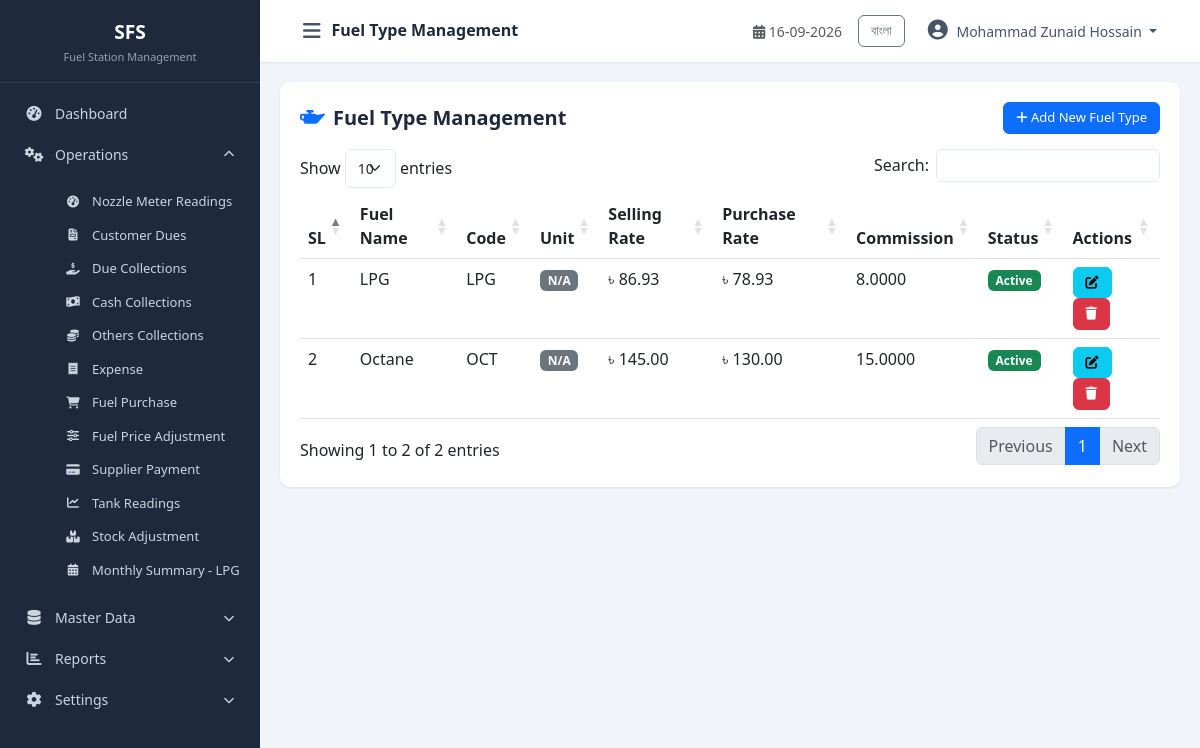
/modules/master_data/fuel_type.php (signed in), run on the app's committed database.
### tables this page shows
CREATE TABLE `cfg_companyprofile` (
  `CompanyID` int(11) NOT NULL,
  `CompanyCode` varchar(20) NOT NULL,
  `CompanyName` varchar(200) NOT NULL,
  `CompanyNameBN` varchar(200) DEFAULT NULL,
  `ShortName` varchar(50) DEFAULT NULL,
  `ProprietorName` varchar(150) DEFAULT NULL,
  `ContactPerson` varchar(150) DEFAULT NULL,
  `MobileNo` varchar(20) DEFAULT NULL,
  `PhoneNo` varchar(20) DEFAULT NULL,
  `Email` varchar(100) DEFAULT NULL,
  `Website` varchar(150) DEFAULT NULL,
  `BusinessType` varchar(100) DEFAULT NULL,
  `Address` varchar(500) DEFAULT NULL,
  `City` varchar(100) DEFAULT NULL,
  `District` varchar(100) DEFAULT NULL,
  `PostalCode` varchar(20) DEFAULT NULL,
  `Country` varchar(100) DEFAULT NULL,
  `Logo` varchar(255) DEFAULT NULL,
  `Favicon` varchar(255) DEFAULT NULL,
  `CurrencyCode` varchar(10) DEFAULT 'BDT',
  `CurrencySymbol` varchar(10) DEFAULT '৳',
  `TimeZone` varchar(100) DEFAULT 'Asia/Dhaka',
  `DateFormat` varchar(20) DEFAULT 'dd-MM-yyyy',
  `TimeFormat` varchar(20) DEFAULT '24 Hour',
  `FinancialYearStart` date DEFAULT NULL,
  `FinancialYearEnd` date DEFAULT NULL,
  `DefaultShiftID` int(11) DEFAULT NULL,
  `DefaultLanguage` varchar(20) DEFAULT 'English',
  `AllowNegativeStock` bit(1) DEFAULT b'0',
  `AutoBackup` bit(1) DEFAULT b'1',
  `BackupPath` varchar(500) DEFAULT NULL,
  `CreatedBy` int(11) DEFAULT NULL,
  `CreatedAt` datetime DEFAULT current_timestamp(),
  `UpdatedBy` int(11) DEFAULT NULL,
  `UpdatedAt` datetime DEFAULT NULL,
  `IsActive` bit(1) DEFAULT b'1',
  `IsDeleted` bit(1) DEFAULT b'0'
);

CREATE TABLE `mst_fueltype` (
  `FuelTypeID` int(11) NOT NULL,
  `FuelName` varchar(100) NOT NULL,
  `FuelCode` varchar(20) DEFAULT NULL,
  `UnitOfMeasure` varchar(20) NOT NULL DEFAULT 'Litre',
  `SellingRate` decimal(14,2) NOT NULL DEFAULT 0.00,
  `PurchaseRate` decimal(14,2) NOT NULL DEFAULT 0.00,
  `CommissionRate` decimal(14,4) NOT NULL DEFAULT 0.0000,
  `TaxPercent` decimal(6,3) NOT NULL DEFAULT 0.000,
  `Density` decimal(6,4) DEFAULT NULL,
  `ColorCode` varchar(20) DEFAULT NULL,
  `Remarks` varchar(255) DEFAULT NULL,
  `CreatedBy` int(11) DEFAULT NULL,
  `CreatedAt` datetime NOT NULL DEFAULT current_timestamp(),
  `UpdatedBy` int(11) DEFAULT NULL,
  `UpdatedAt` datetime NOT NULL DEFAULT current_timestamp() ON UPDATE current_timestamp(),
  `IsActive` tinyint(1) NOT NULL DEFAULT 1,
  `IsDeleted` tinyint(1) NOT NULL DEFAULT 0
);

### includes/Query.php (called while the page is built, shortened)
<?php
class Query
{
    private $pdo;
    private static $instance = null;
    public function __construct($host = DB_HOST, $dbname = DB_NAME, $username = DB_USER, $password = DB_PASS, $charset = 'utf8mb4')
    {
        $port = defined('DB_PORT') ? DB_PORT : '3306';
        $dsn = "mysql:host={$host};port={$port};dbname={$dbname};charset={$charset}";
        $options = [
            PDO::ATTR_ERRMODE            => PDO::ERRMODE_EXCEPTION,
            PDO::ATTR_DEFAULT_FETCH_MODE => PDO::FETCH_OBJ,
            PDO::ATTR_EMULATE_PREPARES   => true,
            PDO::MYSQL_ATTR_INIT_COMMAND => "SET NAMES utf8mb4 COLLATE utf8mb4_unicode_ci",
        ];
        try {
            $this->pdo = new PDO($dsn, $username, $password, $options);
        } catch (PDOException $e) {
            die("Database Connection Failed: " . $e->getMessage() . "<br><small>Tip: Ensure MySQL service is running in XAMPP Control Panel and port/credentials in config/database.php match.</small>");
        }
    }
    public static function getInstance()
    {
        if (self::$instance === null) {
            self::$instance = new self();
        }
        return self::$instance;
    }
    public function index($sql, $params = [])
    {
        try {
            $this->stmt = $this->pdo->prepare($sql);
            $this->stmt->execute($params);
            return $this->stmt->fetchAll(PDO::FETCH_OBJ);
        } catch (PDOException $e) {
            die("Query Error: " . $e->getMessage() . "<br>SQL: " . $sql);
        }
    }
}

### config/database.php (called while the page is built, shortened)
<?php
require_once __DIR__ . '/../includes/Query.php';
$objQuery = Query::getInstance();

### includes/functions.php (called while the page is built, shortened)
<?php
function db()
{
    global $objQuery;
    return $objQuery;
}
function getCompanyInfo($key = null)
{
    $sql = "SELECT * FROM cfg_companyprofile WHERE CompanyID = 1 AND IsActive = 1 AND IsDeleted = 0";
    $data = db()->index($sql);
    if (!empty($data)) {
        $company = $data[0];
        return $company;
    }
    return null;
}
function getUserName()
{
    return $_SESSION['user_name'] ?? null;
}
function currentLang()
{
    return $_SESSION['lang'] ?? 'en';
}
function t($key)
{
    $lang = currentLang();
    return $translations[$lang][$key] ?? $key;
}

### modules/master_data/fuel_type.php (the view, shortened to what this page needs)
<?php
$pageTitle = 'Fuel Type Management';
require_once __DIR__ . '/../../includes/header.php';
require_once __DIR__ . '/../../includes/sidebar.php';
$sql = "SELECT ft.*, uom.UnitNameEN, uom.UnitNameBN
        FROM mst_fueltype ft
        LEFT JOIN mst_unitofmeasure uom ON ft.UnitOfMeasure = uom.Id
        WHERE ft.IsDeleted = 0
        ORDER BY ft.FuelTypeID ASC";
$data = $objQuery->index($sql);
?>
<div class="table-container">
    <div class="table-header">
        <h5><i class="fas fa-oil-can text-primary me-2"></i><?php echo t('Fuel Type Management'); ?></h5>
        <button class="btn btn-primary btn-sm" data-bs-toggle="modal" data-bs-target="#addModal">
            <i class="fas fa-plus"></i> Add New Fuel Type
        </button>
    </div>
    <table class="table table-hover datatable">
        <thead>
            <tr>
                <th>SL</th>
                <th>Fuel Name</th>
                <th>Code</th>
                <th>Unit</th>
                <th>Selling Rate</th>
                <th>Purchase Rate</th>
                <th>Commission</th>
                <th>Status</th>
                <th>Actions</th>
            </tr>
        </thead>
        <tbody>
            <?php $sl = 1; foreach ($data as $row): ?>
            <tr>
                <td><?php echo $sl++; ?></td>
                <td><?php echo htmlspecialchars($row->FuelName); ?></td>
                <td><?php echo htmlspecialchars($row->FuelCode ?? 'N/A'); ?></td>
                <td><span class="badge bg-secondary"><?php echo htmlspecialchars($row->UnitNameEN ?? 'N/A'); ?></span></td>
                <td><?php echo $currencySymbol . ' ' . number_format($row->SellingRate, 2); ?></td>
                <td><?php echo $currencySymbol . ' ' . number_format($row->PurchaseRate, 2); ?></td>
                <td><?php echo number_format($row->CommissionRate, 4); ?></td>
                <td>
                    <span class="badge bg-<?php echo $row->IsActive ? 'success' : 'danger'; ?>">
                        <?php echo $row->IsActive ? 'Active' : 'Inactive'; ?>
                    </span>
                </td>
                <td>
                    <button class="btn btn-sm btn-info edit-btn"
                        data-id="<?php echo $row->FuelTypeID; ?>"
                        data-name="<?php echo htmlspecialchars($row->FuelName); ?>"
                        data-code="<?php echo htmlspecialchars($row->FuelCode ?? ''); ?>"
                        data-unit="<?php echo htmlspecialchars($row->UnitOfMeasure ?? ''); ?>"
                        data-selling="<?php echo $row->SellingRate; ?>"
                        data-purchase="<?php echo $row->PurchaseRate; ?>"
                        data-commission="<?php echo $row->CommissionRate; ?>"
                        data-tax="<?php echo $row->TaxPercent; ?>"
                        data-density="<?php echo $row->Density; ?>"
                        data-color="<?php echo htmlspecialchars($row->ColorCode ?? ''); ?>"
                        data-remarks="<?php echo htmlspecialchars($row->Remarks ?? ''); ?>"
                        data-status="<?php echo $row->IsActive; ?>"
                        title="Edit"><i class="fas fa-edit"></i></button>
                    <button class="btn btn-sm btn-danger delete-btn" data-id="<?php echo $row->FuelTypeID; ?>" title="Delete"><i class="fas fa-trash"></i></button>
                </td>
            </tr>
            <?php endforeach; ?>
        </tbody>
    </table>
</div>
<?php require_once __DIR__ . '/../../includes/footer.php'; ?>

### includes/sidebar.php (shortened to what this page needs)
<?php
$currentPage = basename($_SERVER['PHP_SELF']);
$langToggle = currentLang() === 'bn' ? 'en' : 'bn';
$langLabel = currentLang() === 'bn' ? 'English' : 'বাংলা';
?>
<nav id="sidebar" class="sidebar">
    <div class="sidebar-header">
        <h5 class="mb-0"><?php echo $shortName ?? 'FDP'; ?></h5>
        <small class="text-muted"><?php echo t('Fuel Station Management'); ?></small>
    </div>
    <ul class="nav flex-column">
        <li class="nav-item">
            <a class="nav-link <?php echo ($currentPage == 'dashboard.php' || $currentPage == 'index.php') ? 'active' : ''; ?>" href="<?php echo BASE_URL; ?>dashboard.php">
                <i class="fas fa-tachometer-alt"></i> <span><?php echo t('Dashboard'); ?></span>
            </a>
        </li>
        <li class="nav-item">
            <a class="nav-link" data-bs-toggle="collapse" href="#operationsMenu" role="button" aria-expanded="true">
                <i class="fas fa-cogs"></i> <span><?php echo t('Operations'); ?></span>
                <i class="fas fa-chevron-down ms-auto"></i>
            </a>
            <div class="collapse show" id="operationsMenu">
                <ul class="nav flex-column ms-3">
                    <li class="nav-item"><a class="nav-link small" href="<?php echo BASE_URL; ?>modules/operations/nozzle_reading.php"><i class="fas fa-tachometer-alt"></i> <?php echo t('Nozzle Meter Readings'); ?></a></li>
                    <li class="nav-item"><a class="nav-link small" href="<?php echo BASE_URL; ?>modules/operations/customer_due.php"><i class="fas fa-file-invoice"></i> <?php echo t('Customer Dues'); ?></a></li>
                    <li class="nav-item"><a class="nav-link small" href="<?php echo BASE_URL; ?>modules/operations/due_collection.php"><i class="fas fa-hand-holding-usd"></i> <?php echo t('Due Collections'); ?></a></li>
                    <li class="nav-item"><a class="nav-link small" href="<?php echo BASE_URL; ?>modules/operations/cash_collection.php"><i class="fas fa-money-bill-wave"></i> <?php echo t('Cash Collections'); ?></a></li>
                    <li class="nav-item"><a class="nav-link small" href="<?php echo BASE_URL; ?>modules/operations/others_collection.php"><i class="fas fa-coins"></i> <?php echo t('Others Collections'); ?></a></li>
                    <li class="nav-item"><a class="nav-link small" href="<?php echo BASE_URL; ?>modules/operations/expense.php"><i class="fas fa-receipt"></i> <?php echo t('Expense'); ?></a></li>
                    <li class="nav-item"><a class="nav-link small" href="<?php echo BASE_URL; ?>modules/operations/fuel_purchase.php"><i class="fas fa-shopping-cart"></i> <?php echo t('Fuel Purchase'); ?></a></li>
                    <li class="nav-item"><a class="nav-link small" href="<?php echo BASE_URL; ?>modules/operations/fuel_price_adjustment.php"><i class="fas fa-sliders-h"></i> <?php echo t('Fuel Price Adjustment'); ?></a></li>
                    <li class="nav-item"><a class="nav-link small" href="<?php echo BASE_URL; ?>modules/operations/supplier_payment.php"><i class="fas fa-credit-card"></i> <?php echo t('Supplier Payment'); ?></a></li>
                    <li class="nav-item"><a class="nav-link small" href="<?php echo BASE_URL; ?>modules/operations/tank_reading.php"><i class="fas fa-chart-line"></i> <?php echo t('Tank Readings'); ?></a></li>
                    <li class="nav-item"><a class="nav-link small" href="<?php echo BASE_URL; ?>modules/operations/stock_adjustment.php"><i class="fas fa-boxes"></i> <?php echo t('Stock Adjustment'); ?></a></li>
                    <li class="nav-item"><a class="nav-link small" href="<?php echo BASE_URL; ?>modules/operations/monthly_summary.php"><i class="fas fa-calendar-alt"></i> <?php echo t('Monthly Summary - LPG'); ?></a></li>
                </ul>
            </div>
        </li>
        <li class="nav-item">
          <a class="nav-link collapsed" data-bs-toggle="collapse" href="#masterDataMenu" role="button" aria-expanded="false">
                <i class="fas fa-database"></i> <span><?php echo t('Master Data'); ?></span>
                <i class="fas fa-chevron-down ms-auto"></i>
            </a>
        </li>
        <?php $isReportPage = in_array($currentPage, ['daily_statement.php', 'profit_loss.php', 'date_to_date_statement.php', 'monthly_collection_expense_summary.php', 'monthly_expense_item_wise.php', 'stock_summary.php']); ?>
        <li class="nav-item">
            <a class="nav-link <?php echo $isReportPage ? '' : 'collapsed'; ?>" data-bs-toggle="collapse" href="#reportsMenu" role="button" aria-expanded="<?php echo $isReportPage ? 'true' : 'false'; ?>">
                <i class="fas fa-chart-bar"></i> <span><?php echo t('Reports'); ?></span>
                <i class="fas fa-chevron-down ms-auto"></i>
            </a>
        </li>
        <li class="nav-item">
            <a class="nav-link <?php echo in_array($currentPage, ['final_submit_setting.php', 'system_setting.php']) ? '' : 'collapsed'; ?>" data-bs-toggle="collapse" href="#settingsMenu" role="button" aria-expanded="<?php echo in_array($currentPage, ['final_submit_setting.php', 'system_setting.php']) ? 'true' : 'false'; ?>">
                <i class="fas fa-cog"></i> <span><?php echo t('Settings'); ?></span>
                <i class="fas fa-chevron-down ms-auto"></i>
            </a>
        </li>
    </ul>
</nav>
<div id="content-wrapper">
    <nav class="navbar navbar-expand-lg top-navbar">
        <div class="container-fluid">
            <button type="button" id="sidebarCollapse" class="btn btn-link">
                <i class="fas fa-bars"></i>
            </button>
            <span class="navbar-brand mb-0 h1"><?php echo t($pageTitle ?? 'Dashboard'); ?></span>
            <div class="ms-auto d-flex align-items-center">
                <span class="me-3 text-muted small">
                    <i class="fas fa-calendar-alt"></i> <?php echo date('d-m-Y'); ?>
                </span>
                <div class="dropdown">
                    <a class="btn btn-sm btn-outline-secondary me-2" href="?lang=<?php echo $langToggle; ?>"><?php echo $langLabel; ?></a>
                    <button class="btn btn-link dropdown-toggle" type="button" data-bs-toggle="dropdown">
                        <i class="fas fa-user-circle"></i> <?php echo getUserName() ?? 'User'; ?>
                    </button>
                </div>
            </div>
        </div>
    </nav>
    <div id="main-content" class="container-fluid">

### data on the page
cfg_companyprofile: ShortName "SFS", CurrencySymbol "৳"
mst_fueltype: FuelName "LPG", FuelCode "LPG", UnitNameEN "N/A", SellingRate "86.93", PurchaseRate "78.93", CommissionRate "8.0000", IsActive "Active"
mst_fueltype: FuelName "Octane", FuelCode "OCT", UnitNameEN "N/A", SellingRate "145.00", PurchaseRate "130.00", CommissionRate "15.0000", IsActive "Active"

### other printed values
t('Fuel Station Management') "Fuel Station Management"
t('Dashboard') "Dashboard"
t('Operations') "Operations"
t('Nozzle Meter Readings') "Nozzle Meter Readings"
t('Customer Dues') "Customer Dues"
t('Due Collections') "Due Collections"
t('Cash Collections') "Cash Collections"
t('Others Collections') "Others Collections"
t('Expense') "Expense"
t('Fuel Purchase') "Fuel Purchase"
t('Fuel Price Adjustment') "Fuel Price Adjustment"
t('Supplier Payment') "Supplier Payment"
t('Tank Readings') "Tank Readings"
t('Stock Adjustment') "Stock Adjustment"
t('Monthly Summary - LPG') "Monthly Summary - LPG"
